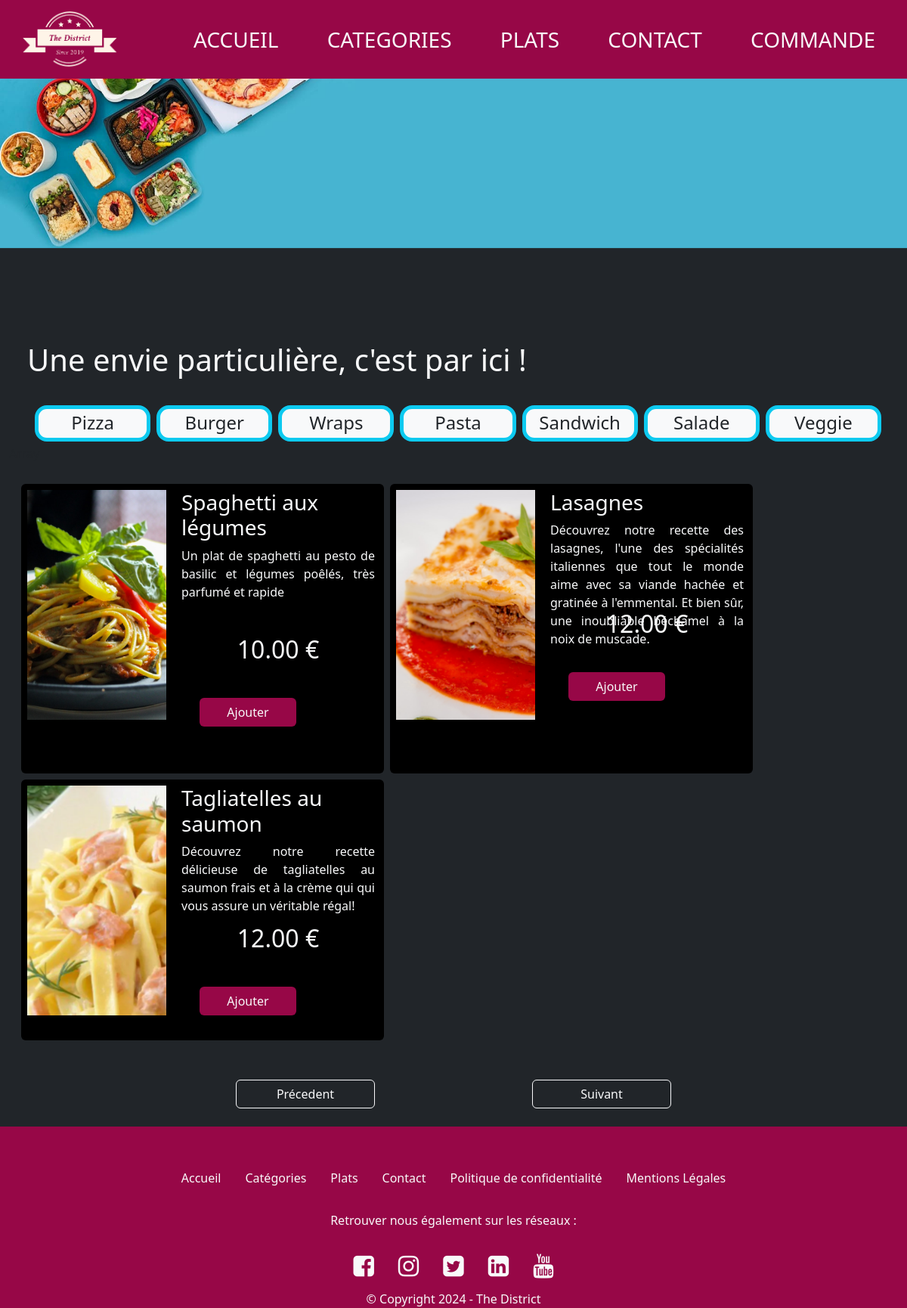
Page /FRONT/categories.php?id=10 on the committed database.
### tables this page shows
CREATE TABLE `categorie` (
  `id` int(11) NOT NULL,
  `libelle` varchar(100) NOT NULL,
  `image` varchar(255) NOT NULL,
  `active` varchar(10) NOT NULL
);

CREATE TABLE `plat` (
  `id` int(11) NOT NULL,
  `libelle` varchar(100) NOT NULL,
  `description` text NOT NULL,
  `prix` decimal(10,2) NOT NULL,
  `image` varchar(255) NOT NULL,
  `id_categorie` int(11) NOT NULL,
  `active` varchar(10) NOT NULL
);

### FRONT/DAO.php (called while the page is built, shortened)
<?php
function getCateg($db)
{
    $categ = $db->query("SELECT * FROM categorie WHERE active = 'Yes'");
    $result = $categ->fetchAll(PDO::FETCH_OBJ);
    return $result;
}
function getPlatsByCat($cat, $db)
{
    $query = $db->prepare("SELECT * FROM plat WHERE active = 'Yes' AND id_categorie=:cat_id");
    $query->bindParam(':cat_id', $cat, PDO::PARAM_INT);
    $query->execute();
    $platsByCat = $query->fetchAll(PDO::FETCH_OBJ);
    return $platsByCat;
}

### FRONT/categories.php (the view, shortened to what this page needs)
<?php
include 'header.php';
include 'db_connect.php';
require_once ('DAO.php');
?>
<div class="banniere_cat parallax" >
</div>
<div id="menu-categorie" class="container-fluid mt-4 mx-auto">
<h1 class="text-light p-4">Une envie particulière, c'est par ici !</h1>
  <ul class="container nav justify-content-center">
    <?php
    $categories = getCateg($db);
    foreach ($categories as $cat): ?>
      <a class="nav-link text-dark fs-4 col bg-light m-1 rounded-4 text-center border border-info border-5 p-0 button btn-animate" aria-current="page" href="categories.php?id=<?= $cat->id ?>">
        <li class="nav-item li align-middle"><?= $cat->libelle ?></li>
      </a>
    <?php endforeach; ?>
  </ul>
<?php
$id= $_GET['id'] ?? 4;
$categories=getPlatsByCat($id, $db);
if (!empty ($id)) : ?>
  <div class="col row text-light p-4">
  <?php foreach ($categories as $afficher => $key): ?>
    <div class="col-5 row rounded m-1 bg-black p-0">
      <div class="col-5 p-0">
        <img src="images/food/<?= $key->image ?>" class="mini rounded-start p-2" >
      </div>
      <div class="col-7">
        <h3 class="card-title pt-2 pb-2"><?= $key->libelle ?></h3>
        <p class="card-text justify-text h-25"><?= $key->description ?></p>
        <p class="card-text fs-2  text-center"><?= $key->prix . " €"?></p>
        <a href="plats.php" class="btn m-4 w-50 color_district text-center text-light" style="background-color: #970747;">Ajouter</a>
      </div>
    </div>
  <?php endforeach; ?>
  </div>
  <?php else : ?>
    <p class="text-light text-center p-4 m-4 fs-1">Aucuns plats trouver Oups... !</p>
<?php endif ?>
</div>
<div class="myBouton row justify-content-center text-center p-4">
  <div class="col-4 btn-nav">
    <a href="" class="btn col-6 text-light border border-light">Précedent</a>
  </div>
  <div class="col-4 btn-nav">
    <a href="" class="btn col-6 text-light border border-light">Suivant</a>
  </div>
</div>
<?php include 'footer.php';?>

### FRONT/css/style.css (style rules this page uses)
body { margin: 0 auto; display: block; width: 100%; overflow-x: hidden; }
.color_district { background-color: #970747; }
.button { width: 100px; min-width: 48px; min-height: 48px; border-radius: 24px; text-align: center; color: #fff; transition: all 100ms ease-in-out; }
.btn-animate { background: #11355C; color: #FFF; }
.banniere_cat { display: block; width: 100%; min-height : 400px; background-image: url('../images/bg.jpg'); background-position: center; background-repeat: no-repeat; background-size:100% auto; }
.parallax { min-height: 300px; background-attachment: fixed; background-position: top; background-repeat: no-repeat; background-size: 100% cover; }
.mini { width: 100%; height: 320px; object-fit: cover; object-position: 20% 66%; }
.justify-text { text-align: justify; }

### rows in the picture
categorie: libelle "Pizza"
categorie: libelle "Burger"
categorie: libelle "Wraps"
categorie: libelle "Pasta"
categorie: libelle "Sandwich"
categorie: libelle "Salade"
categorie: libelle "Veggie"
plat: image (picture), libelle "Spaghetti aux légumes", description "Un plat de spaghetti au pesto de basilic et légumes poêlés, très parfumé et rapide", prix "10.00"
plat: shows a picture, libelle "Lasagnes", description "Découvrez notre recette des lasagnes, l'une des spécialités italiennes que tout le monde aime avec sa viande hachée et gratinée à l'emmental. Et bien sûr, une inoubliable béchamel à la noix de muscade.", prix "12.00"
plat: shows a picture, libelle "Tagliatelles au saumon", description "Découvrez notre recette délicieuse de tagliatelles au saumon frais et à la crème qui qui vous assure un véritable régal!", prix "12.00"
